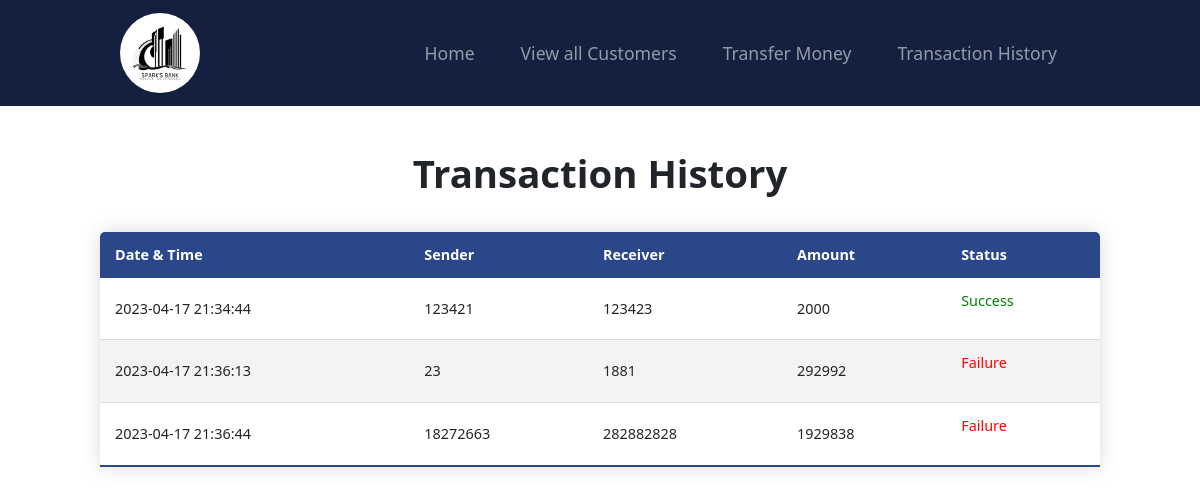
Screenshot of /transaction-history.php with the database file from the repository.
### tables this page shows
CREATE TABLE `transactions` (
  `sender` int(255) NOT NULL,
  `receiver` int(255) NOT NULL,
  `amount` int(255) NOT NULL,
  `status` varchar(255) NOT NULL,
  `Dat` datetime NOT NULL
);

### transaction-history.php (the view, shortened to what this page needs)
<?php
include_once 'config/db.php';
$query="select * from transactions";
$result=mysqli_query($con,$query);
?>
<!DOCTYPE html>
<html lang="en">
<head>
    <link href="https://cdn.jsdelivr.net/npm/bootstrap@5.3.0-alpha3/dist/css/bootstrap.min.css" rel="stylesheet">
</head>
<body>
<section>
    <nav class="navbar navbar-expand-lg fixed-top" style="background-color: #13203f;" data-bs-theme="dark">
            <div class="container-fluid">
              <a class="navbar-brand" href="index.php"><img src="./images/SB.png"></a>
              <div class="collapse navbar-collapse" id="navbarNav">
                <ul class="navbar-nav ms-auto">
                  <li class="nav-item">
                    <a class="nav-link lia" aria-current="page" href="index.php">Home</a>
                  </li>
                  <li class="nav-item">
                    <a class="nav-link lia" href="all-customer.php">View all Customers</a>
                  </li>
                  <li class="nav-item">
                    <a class="nav-link lia" href="send-money.php">Transfer Money</a>
                  </li>
                  <li class="nav-item">
                    <a class="nav-link lia" href="transaction-history.php">Transaction History</a>
                  </li>
                </ul>
              </div>
            </div>
          </nav>
  </section>
  <h1 class="title">Transaction History</h1>
    <div class="rtab">
        <table class="content-table">
        <thead>
        <tr>
            <th>Date & Time</th>
            <th>Sender</th>
            <th>Receiver</th>
            <th>Amount</th>
            <th>Status</th>
        </tr>
        </thead>
        <?php
echo "<tbody>";
        while($row = mysqli_fetch_assoc($result)){
        echo    '
            <tr>
              <td>'.$row['Dat'].'</td>
              <td>'.$row['sender'].'</td>
              <td>'.$row['receiver'].'</td>
              <td>'.$row['amount'].'</td><td>' ;?>
              <?php if($row['status']=="succeed"){ echo '<p style="color: green">Success</p>';}else{ echo '<p style="color: red">Failure</p>';}; ?>
              <?php echo '</td></tr>';
    }
    echo "</tbody>";
?>
    </table>
    </div>
</body>
</html>

### transaction-history.php (style rules this page uses)
* { padding: 0; margin: 0; box-sizing: border-box; }
body { padding-top: 150px; }
h1 { text-align: center; }
.ms-auto { margin-left: auto !important; }
section .container-fluid { padding: 0% 10% 0% !important; }
.navbar-brand img { width: 80px; border-radius: 50px; }
.title { font-size: 2.4rem; font-weight: 800; }
.content-table { border-collapse: collapse; margin: 25px 0; font-size: 0.9em; min-width: 1000px; border-radius: 5px 5px 0 0; overflow: hidden; box-shadow: 0 0 20px rgba(0, 0, 0, 0.15); margin-left: auto; margin-right: auto; margin-block: 3%; }
.content-table thead tr { background-color: #2a478a; color: #ffffff; text-align: left; font-weight: bold; }
.content-table th, .content-table td { padding: 12px 15px; }
.content-table tbody tr { border-bottom: 1px solid #dddddd; }
.content-table tbody tr:nth-of-type(even) { background-color: #f3f3f3; }
.content-table tbody tr:last-of-type { border-bottom: 2px solid #2a478a; }
.lia { font-size: 1.1rem !important; }
ul li { padding: 0 15px; }

### rows the page displays
transactions: Dat "2023-04-17 21:34:44", sender "123421", receiver "123423", amount "2000", status "Success"
transactions: Dat "2023-04-17 21:36:13", sender "23", receiver "1881", amount "292992", status "Failure"
transactions: Dat "2023-04-17 21:36:44", sender "18272663", receiver "282882828", amount "1929838", status "Failure"
